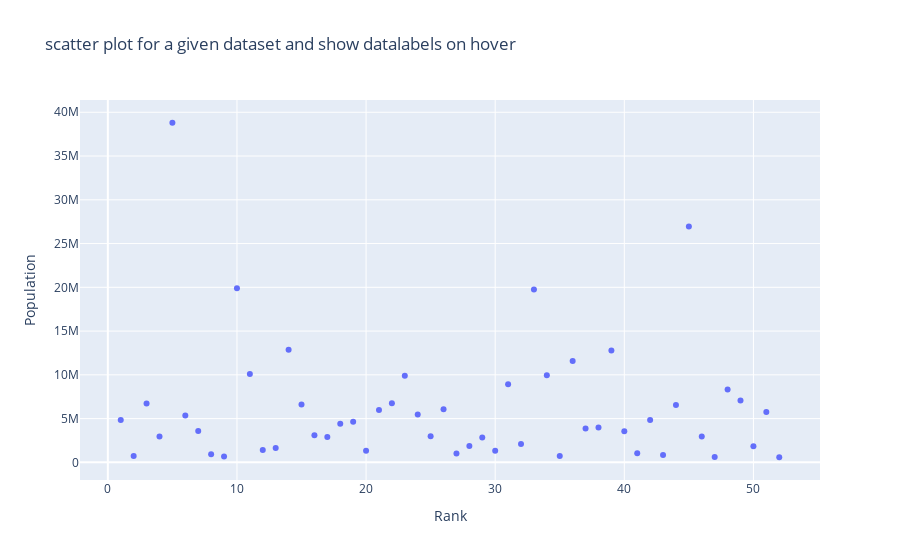

The code cell stored with this chart in its notebook:
### Markdown cell above
4. Write a program to draw a scatter plot for a given dataset and show datalabels on hover

### Code cell
def plotly(df):
    
    """
    Description:
        Creates and displays a scatter plot for the given dataset with data labels shown on hover.

    Parameters:
        df (DataFrame): The dataset to be plotted. It should contain the columns 'Population', 'Rank', and 'State'.
    
    Returns:
        None: The function does not return any value. It displays an interactive scatter plot.
        
    """
    
    fig=px.scatter(df,y='Population',x='Rank',hover_name='State',title="scatter plot for a given dataset and show datalabels on hover")
    fig.show()

def main():
    df=pd.read_csv('https://raw.githubusercontent.com/plotly/datasets/master/2014_usa_states.csv')
    df=pd.DataFrame(df)
    plotly(df)

if __name__=="__main__":
    main()

### Figure 1 — Plotly figure (JSON) as saved in the notebook; plotly's stock layout.template omitted (floating-point values rounded to 4 significant figures)
{"data": [{"hovertemplate": "<b>%{hovertext}</b><br><br>Rank=%{x}<br>Population=%{y}<extra></extra>", "hovertext": ["Alabama", "Alaska", "Arizona", "Arkansas", "California", "Colorado", "Connecticut", "Delaware", "District of Columbia", "Florida", "Georgia", "Hawaii", "Idaho", "Illinois", "Indiana", "Iowa", "Kansas", "Kentucky", "Louisiana", "Maine", "Maryland", "Massachusetts", "Michigan", "Minnesota", "Mississippi", "Missouri", "Montana", "Nebraska", "Nevada", "New Hampshire", "New Jersey", "New Mexico", "New York", "North Carolina", "North Dakota", "Ohio", "Oklahoma", "Oregon", "Pennsylvania", "Puerto Rico", "Rhode Island", "South Carolina", "South Dakota", "Tennessee", "Texas", "Utah", "Vermont", "Virginia", "Washington", "West Virginia", "Wisconsin", "Wyoming"], "legendgroup": "", "marker": {"color": "#636efa", "symbol": "circle"}, "mode": "markers", "name": "", "orientation": "v", "showlegend": false, "type": "scatter", "x": [1, 2, 3, 4, 5, 6, 7, 8, 9, 10, 11, 12, 13, 14, 15, 16, 17, 18, 19, 20, 21, 22, 23, 24, 25, 26, 27, 28, 29, 30, 31, 32, 33, 34, 35, 36, 37, 38, 39, 40, 41, 42, 43, 44, 45, 46, 47, 48, 49, 50, 51, 52], "xaxis": "x", "y": [4849377, 736732, 6731484, 2966369, 38802500, 5355866, 3596677, 935614, 658893, 19893297, 10097343, 1419561, 1634464, 12880580, 6596855, 3107126, 2904021, 4413457, 4649676, 1330089, 5976407, 6745408, 9909877, 5457173, 2994079, 6063589, 1023579, 1881503, 2839098, 1326813, 8938175, 2085572, 19746227, 9943964, 739482, 11594163, 3878051, 3970239, 12787209, 3548397, 1055173, 4832482, 853175, 6549352, 26956958, 2942902, 626562, 8326289, 7061530, 1850326, 5757564, 584153], "yaxis": "y"}], "layout": {"legend": {"tracegroupgap": 0}, "title": {"text": "scatter plot for a given dataset and show datalabels on hover"}, "xaxis": {"anchor": "y", "domain": [0, 1], "title": {"text": "Rank"}}, "yaxis": {"anchor": "x", "domain": [0, 1], "title": {"text": "Population"}}}}
